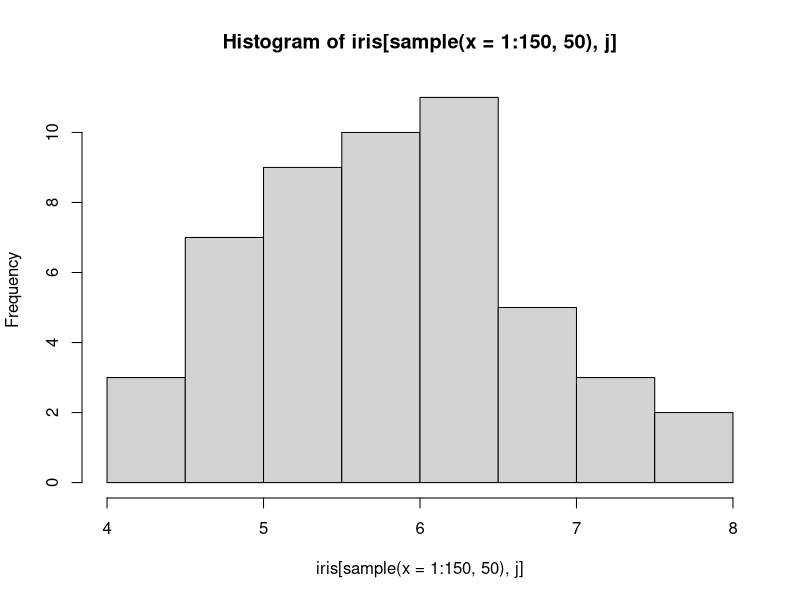
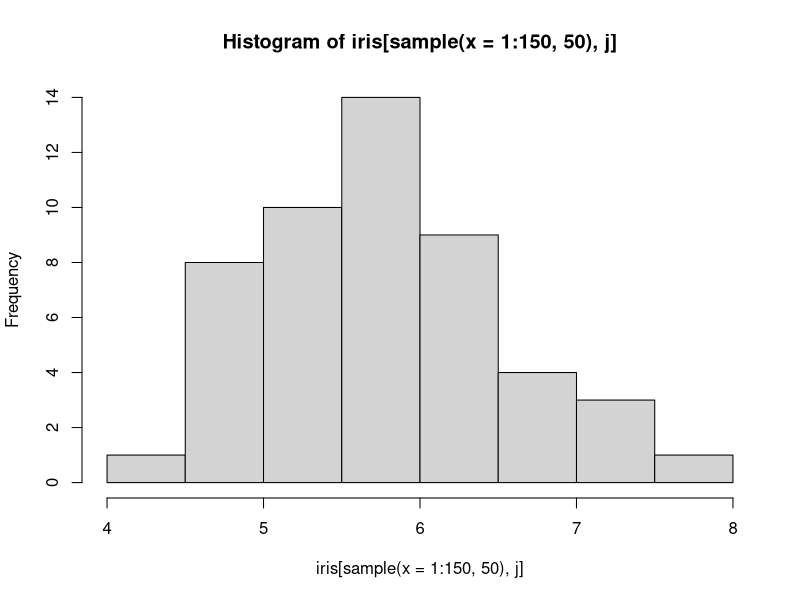
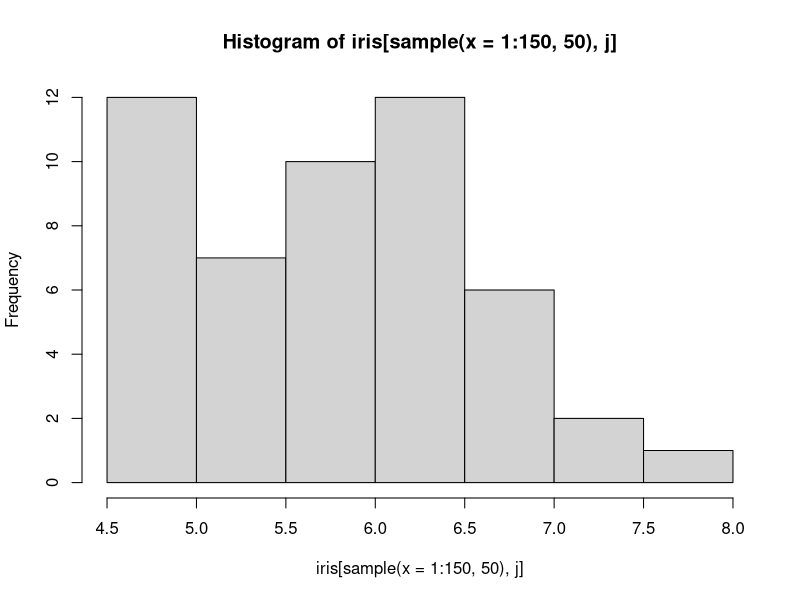
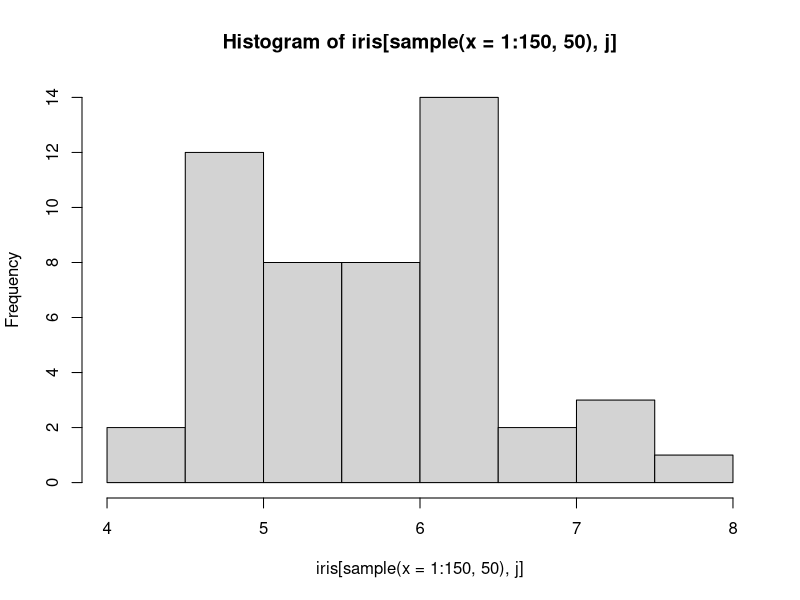
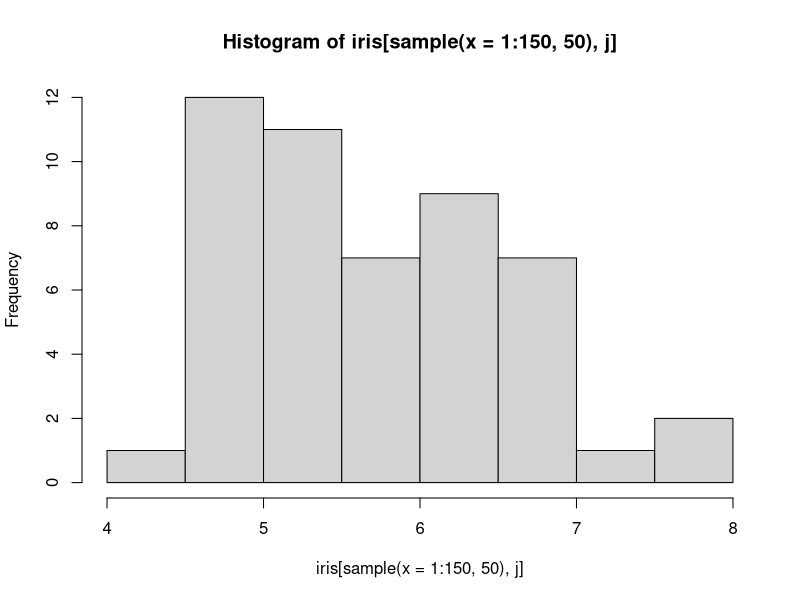
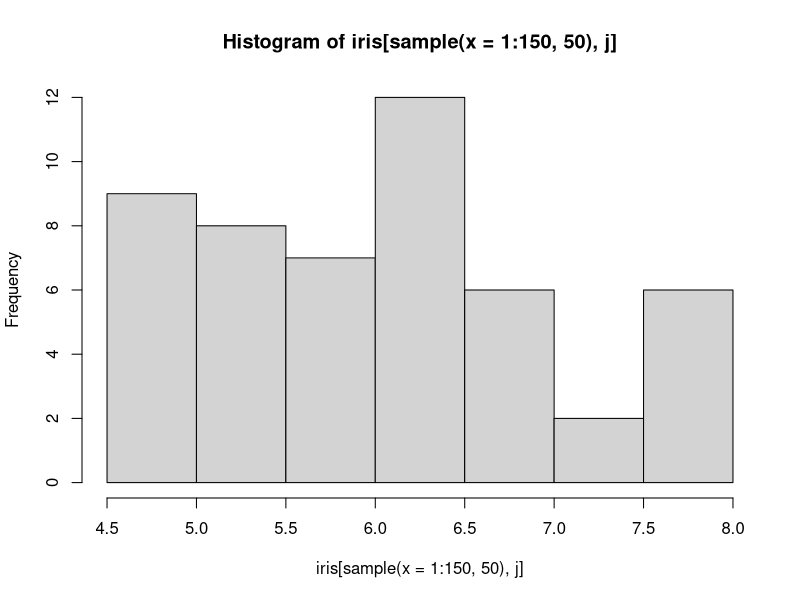
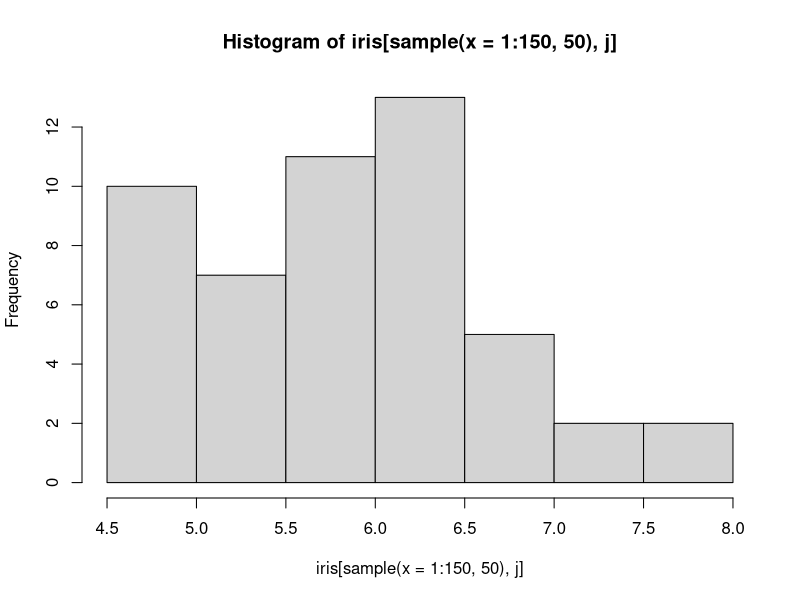
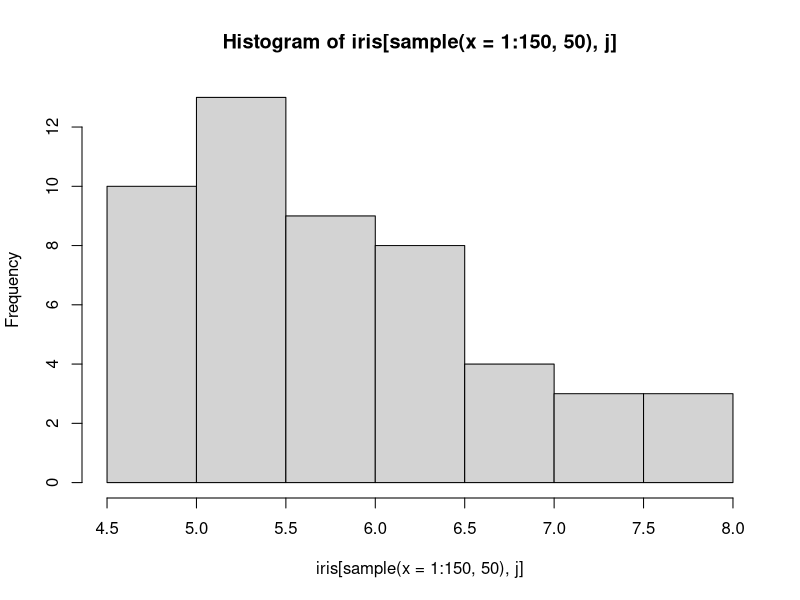

Here is the R script that generated these plots, in order: (Note: this script raises an error after producing the figures.)
library(plyr)
library(dplyr)
library(magrittr)
#####################?H?????ͪ????ϸ???
a=list()
total=list()
for (j in 1:4){
  for (i in 1:30){
    his <- hist(iris[sample(x=1:150,50),j])
    his$counts <- his$counts/sum(his$counts)
    a[[i]] <- his
  }
  total[[j]] <- a
}
######################################?ۦP??????
a=list()
total=list()
for (j in 1:4){
  for (i in 1:30){
    his <- hist(iris[,1])
    his$counts <- his$counts/sum(his$counts)
    a[[i]] <- his
  }
  total[[j]] <- a
}

##################?e??????
par(mfrow=c(6,4),mai=c(0,0,0,0))
for (j in 1:4){
  for (i in 1:30){
    plot(total[[j]][[i]],main = "",xlab = "",ylab = "")
  }
}
his
length(total[[1]][[1]][[1]])

#########################?⥭?? for

mu=c()
for (j in 1:3){
  sum=0
  for (i in 1:1){
    for (b in 1:(length(total[[j]][[i]][[1]])-1)){
      a=total[[j]][[i]][[2]][b]*(total[[j]][[i]][[1]][b+1]+total[[j]][[i]][[1]][b])
    sum=a+sum
    }
  }
  mu=c(mu,sum/(2*i))
}
mu
########################?⥭??  ?V?q

mu=c()
for (j in 1:4){
  sum=0
  for (i in 1:30){
    b=length(total[[j]][[i]][[1]])-1
    a=total[[j]][[i]][[2]]*(total[[j]][[i]][[1]][2:(b+1)]+total[[j]][[i]][[1]][1:b])
    sum=sum+sum(a)
  }
  mu=c(mu,sum/(2*i))
}
mu

##################################mean parallel

hcalEX=function(var){
  p=length(var)
  calEX=function(x){
    b=length(x$count)
    a=x$count*(x$breaks[2:(b+1)]+x$breaks[1:b])
    sum(a)
  }
  n=length(var[[1]])
  mu=c()
  for (j in 1:p){
    m=sum(sapply(var[[j]],calEX))/(2*n)
    mu=c(mu,m)
  }
  mu
}
##################################var parallel
hcalvar=function(hisvar){
  p=length(hisvar)
  calEX2=function(x){
    b=length(x$count)
    parta=x$count*(x$breaks[1:b]^2  
                  +  x$breaks[1:b]*x[[1]][2:(b+1)]  
                  +  x$breaks[2:(b+1)]^2
                  )
    sum(parta)
  }
  n=length(hisvar[[1]])
  EX2=c()
  for (j in 1:p){
    m=sum(sapply(hisvar[[j]],calEX2))/(3*n)
    EX2=c(EX2,m)
  }
  EX2
  mu=hcalEX(hisvar)
  var=EX2-mu^2
  var
}

################################################ var for
EX2=c()
for (j in 1:1){
  sum=0
  for (i in 1:1){
    b=length(total[[j]][[i]][[1]])-1
    a=total[[j]][[i]][[2]]*(total[[j]][[i]][[1]][2:(b+1)]^2+
                              total[[j]][[i]][[1]][2:(b+1)]*total[[j]][[i]][[1]][1:b]+
                              total[[j]][[i]][[1]][1:b]^2)
    sum=sum+sum(a)
  }
  EX2=c(EX2,sum/(3*i))
}
EX2
var=EX2-mu^2
var
###############################################covrance

hcalcov=function(x){
  p=length(x)
  cov=matrix(0,ncol=p,nrow=p)
  for (i in 1:p){
    m1=laply(x[[i]],calEX)
    for (j in 1:p){
      m2=laply(x[[j]],calEX)
      cov[i,j]=sum(m1*m2)/(4*p)-sum(m1)*sum(m2)/(4*p^2)
    }
  }
  list(cov,eigen(cov))
}


########################################
##linear combin

data1
p=6
bij=numeric(p)
for (j in 1:p){
  bij[j]=length(data1[[j]][[1]]$count)
}
bij
#造所有區間的組合
exp=expand.grid(1:bij[1],1:bij[2],1:bij[3],1:bij[4],1:bij[5],1:bij[6])
#把區間最小值和最大值分別放在不同矩陣(此時只是index)
minI=matrix(0,ncol=p,nrow=dim(exp)[1])
maxI=matrix(0,ncol=p,nrow=dim(exp)[1])
#收集每個區間機率容器
pro=rep(1,dim(exp)[1])
#放入正確的數值
for (j in 1:p){
  x=data1[[j]][[1]]$breaks
  count=data1[[j]][[1]]$count
  minI[,j]=x[exp[,j]]
  maxI[,j]=x[exp[,j]+1]
  pro=pro*count
}
#獲得主成分的係數向量
ver=hcalcov(data1)[[2]]$vectors
pro
minI
maxI
#判定細數是否小於0，如果小於0，該系數的區間交換大小位置
for (i in 1:p){
  if (ver[1,i]<0) {
    p=minI[,i]
    minI[,i]=maxI[,i]
    maxI[,i]=p
  }
}

#計算線性組合後的區間
linmin=minI %*% ver[1,]
linmax=maxI %*% ver[1,]
m=cbind(linmin[,1],linmax[,1])

np=as.data.frame(m)
names(np)=c("Imin","Imax")
#找出合併後直方圖的range
his=np %>% summarise(hmin=min(Imin),hmax=max(Imax))
Bi=max(bij)
his=seq(from=his$hmin,to=his$hmax,length.out=Bi+1)

######################################################################
#以下先進行對一個區間重疊的計算
b=5
testm=cbind(linmin,linmax,his[b],his[b+1])

#########完全包含的index  有時候會是空的，沒有任何全包含
allcoverindex=which((testm[,2]<=testm[,4] & testm[,1]>=testm[,3]) |
                      (testm[,2]>=testm[,4] & testm[,1]<=testm[,3]))
#########篩選出完全包含的

allcover=testm[allcoverindex,]

#計算完全包含的p值
ratio1=min(abs(allcover[,4]-allcover[,3]),abs(allcover[,2]-allcover[,1]))/abs(allcover[,2]-allcover[,1])
p1=sum(ratio1*pro[allcoverindex])

################判斷有重疊的index
coverindex=which(testm[,2]>testm[,3] & testm[,1]<testm[,4])


#######找出有相交，但不是完全包含的index
out=coverindex %in% allcoverindex
#######找出有相交，但是不是完全包含的
takeindex=coverindex[!out]
takem=testm[takeindex,]
####算出有take重疊的長度
gg=cbind(takem[,2]-takem[,3],takem[,4]-takem[,1])
takelen=apply(abs(gg),1,FUN = min)

ratio2=takelen/abs(takem[,2]-takem[,1])
p2=sum(ratio2*pro[takeindex])
p1
p2
